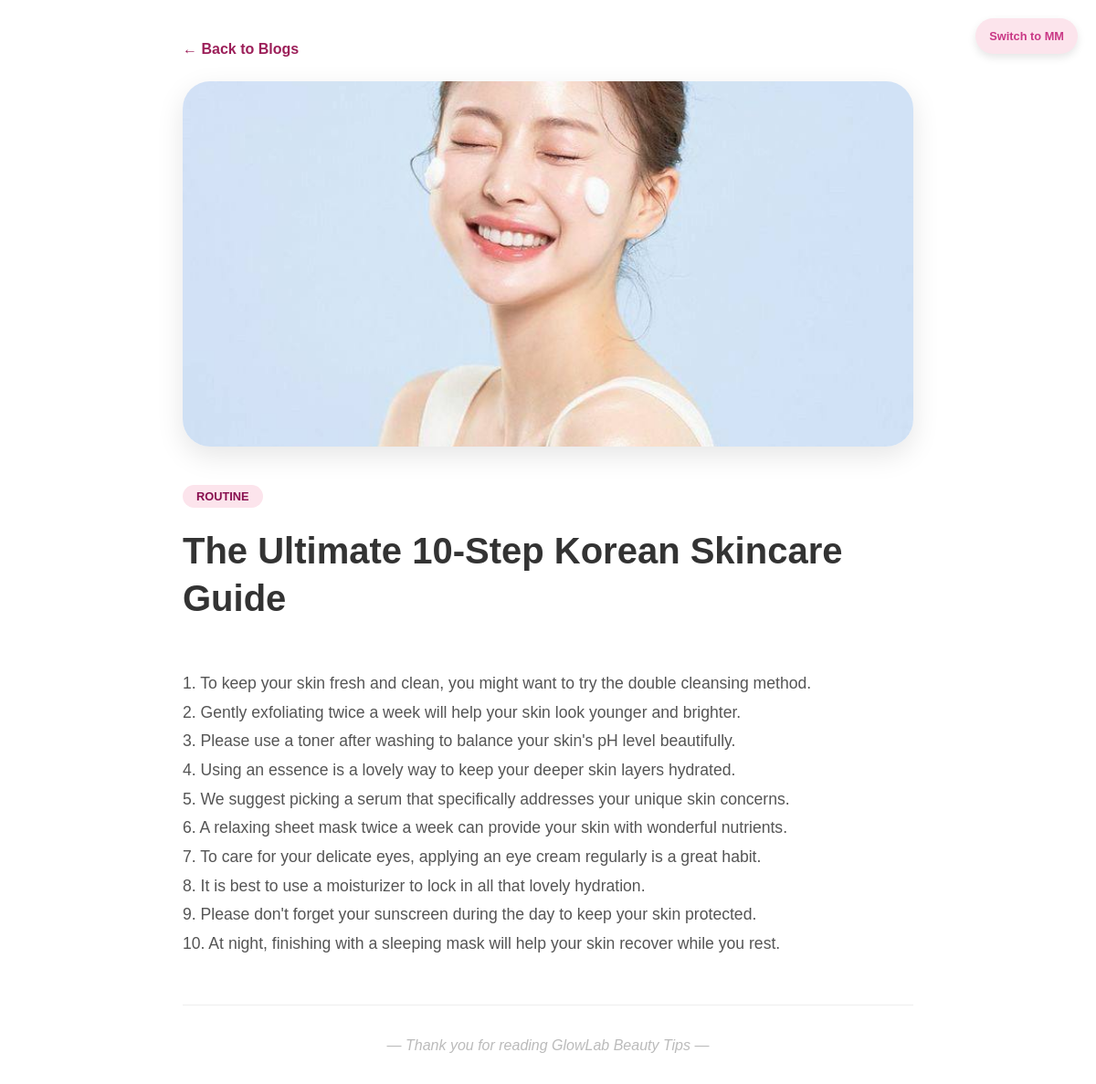
Page /blog_detail.php?id=1&lang=en on the committed database.
### tables this page shows
CREATE TABLE `blogs` (
  `id` int(11) NOT NULL,
  `title_en` varchar(255) NOT NULL,
  `title_mm` varchar(255) NOT NULL,
  `content_en` text NOT NULL,
  `content_mm` text NOT NULL,
  `image_url` varchar(255) DEFAULT NULL,
  `category` varchar(50) DEFAULT NULL,
  `created_at` timestamp NOT NULL DEFAULT current_timestamp()
);

### blog_detail.php (the view, shortened to what this page needs)
<?php
include 'db_connect.php';
$lang = $_SESSION['lang'] ?? 'en';
$blog_id = isset($_GET['id']) ? (int)$_GET['id'] : 0;
$sql = "SELECT * FROM blogs WHERE id = $blog_id";
$result = $conn->query($sql);
if ($result->num_rows > 0) {
    $blog = $result->fetch_assoc();
} else {
    die("Blog post not found!");
}
?>
<!DOCTYPE html>
<html lang="en">
<head>
</head>
<body>
<a href="?id=<?= $blog_id ?>&lang=<?= $lang == 'en' ? 'mm' : 'en' ?>" class="lang-link">
    <?= $lang == 'en' ? 'Switch to MM' : 'Switch to ENG' ?>
</a>
<div class="container">
    <a href="blogs.php" class="back-btn">← <?= $lang == 'en' ? 'Back to Blogs' : 'ဆောင်းပါးများသို့ ပြန်သွားရန်' ?></a>
    <img src="images/<?= $blog['image_url'] ?>" class="featured-img" alt="Featured Image">
    <span class="category"><?= $blog['category'] ?></span>
    <h1 class="post-title">
        <?= $lang == 'en' ? $blog['title_en'] : $blog['title_mm'] ?>
    </h1>
    <div class="post-content">
        <?= $lang == 'en' ? $blog['content_en'] : $blog['content_mm'] ?>
    </div>
    <div class="footer-note">
        — Thank you for reading GlowLab Beauty Tips —
    </div>
</div>
</body>
</html>

### blog_detail.php (style rules this page uses)
:root { --beige: #a4698f; --pink: #fce4ec; --gold: #9c1f59; --dark: #730959; }
body { font-family: 'Pyidaungsu', sans-serif; background: white; margin: 0; color: var(--dark); line-height: 1.8; }
.lang-link { position: fixed; top: 20px; right: 20px; text-decoration: none; color: #c93785; background: var(--pink); padding: 8px 15px; border-radius: 20px; font-weight: bold; font-size: 0.8rem; z-index: 1000; box-shadow: 0 4px 10px rgba(0,0,0,0.1); }
.container { max-width: 800px; margin: 0 auto; padding: 40px 20px; }
.back-btn { text-decoration: none; color: var(--gold); font-weight: bold; display: inline-block; margin-bottom: 20px; }
.featured-img { width: 100%; height: 400px; object-fit: cover; border-radius: 30px; margin-bottom: 30px; box-shadow: 0 10px 30px rgba(0,0,0,0.1); }
.category { background: var(--pink); color: #880e4f; padding: 5px 15px; border-radius: 50px; font-size: 0.8rem; font-weight: bold; text-transform: uppercase; }
.post-title { font-size: 2.5rem; margin: 20px 0; color: #333; line-height: 1.3; }
.post-content { font-size: 1.1rem; color: #555; white-space: pre-line; margin-top: 20px; }
.footer-note { margin-top: 50px; padding-top: 30px; border-top: 1px solid #eee; text-align: center; color: #bbb; font-style: italic; }

### rows in the picture
blogs: image_url (picture), category "ROUTINE", title_en "The Ultimate 10-Step Korean Skincare Guide", content_en "1. To keep your skin fresh and clean, you might want to try the double cleansing method. 2. Gently exfoliating twice a week will help your skin look younger and brighter. 3. Please use a toner after washing to balance your skin's pH level beautifully. 4. Using an essence is a lovely way to keep your deeper skin layers hydrated. 5. We suggest picking a serum that specifically addresses your unique skin concerns. 6. A relaxing sheet mask twice a week can provide your skin with wonderful nutrients. 7. To care for your delicate eyes, applying an eye cream regularly is a great habit. 8. It is best to use a moisturizer to lock in all that lovely hydration. 9. Please don't forget your sunscreen…"
